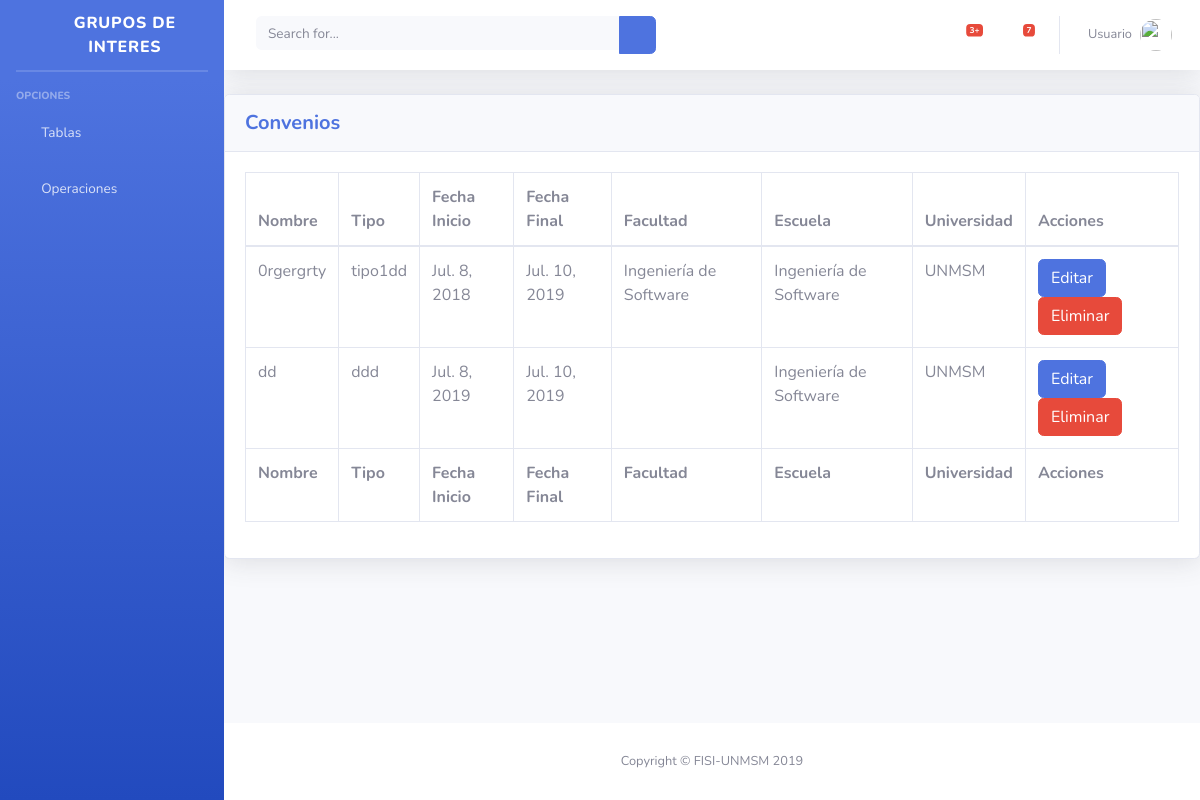
The page /convenios/consultar on the database its author committed.
### Grupos_Int/models.py (models this page shows, shortened)
class Convenio (models.Model):
    escuela = models.ForeignKey(
        Escuela, null=False, blank=False, on_delete=models.CASCADE)
    institucion = models.ForeignKey(
        Institucion, null=False, blank=False, on_delete=models.CASCADE)
    nombre = models.CharField(max_length=100)
    tipo = models.CharField(max_length=50)
    fechaInicio = models.DateField()
    fechaFin = models.DateField()

class Escuela(models.Model):
    facultad = models.ForeignKey(
        Facultad, null=False, blank=False, on_delete=models.CASCADE)
    nombre = models.CharField(max_length=100)
    def __str__(self):
        return "{0}".format(self.nombre)

class Facultad (models.Model):
    universidad = models.ForeignKey(
        Universidad, null=False, blank=False, on_delete=models.CASCADE)
    nombre = models.CharField(max_length=100)
    def __str__(self):
        return "{0}".format(self.nombre)

class Universidad (models.Model):
    nombre = models.CharField(max_length=100)
    def __str__(self):
        return "{0}".format(self.nombre)

### Grupos_Int/views.py (the view)
# urls.py: path('convenios/consultar', ConvenioList.as_view(), name='convenios'),
class ConvenioList (ListView):
    model = Convenio
    template_name = 'convenios_List.html'

### Templates/convenios_List.html (shortened to what this page needs)
{% extends "Convenio_base.html" %}
{% load staticfiles %}
{%block opciones%}
<li class="nav-item">
    <a class="nav-link collapsed" href="#" data-toggle="collapse" data-target="#collapseInstBase" aria-expanded="true"
        aria-controls="collapseInstBase">
        <i class="fas fa-fw fa-cog"></i>
        <span>Operaciones</span>
    </a>
</li>
{%endblock%}
{% block content %}
<div class="card shadow mb-4">
    <div class="card-header py-3">
        <h5 class="m-0 font-weight-bold text-primary">Convenios</h5>
    </div>
    <div class="card-body">
        <div class="table-responsive">
            <table class="table table-bordered" id="dataTable" width="100%" cellspacing="0">
                <thead>
                    <tr>
                        <th>Nombre</th>
                        <th>Tipo</th>
                        <th>Fecha Inicio</th>
                        <th>Fecha Final</th>
                        <th>Facultad</th>
                        <th>Escuela</th>
                        <th>Universidad</th>
                        <th>Acciones</th>
                    </tr>
                </thead>
                <tfoot>
                    <tr>
                        <th>Nombre</th>
                        <th>Tipo</th>
                        <th>Fecha Inicio</th>
                        <th>Fecha Final</th>
                        <th>Facultad</th>
                        <th>Escuela</th>
                        <th>Universidad</th>
                        <th>Acciones</th>
                    </tr>
                </tfoot>
                <tbody>
                    {% if object_list %}
                    {% for Convenio in object_list %}
                    <tr>
                        <td>{{Convenio.nombre}}</td>
                        <td>{{Convenio.tipo}}</td>
                        <td>{{Convenio.fechaInicio}}</td>
                        <td>{{Convenio.fechaFin}}</td>
                        <td>{{Convenio.escuela}}</td>
                        <td>{{Convenio.escuela.facultad}}</td>
                        <td>{{Convenio.escuela.facultad.universidad}}</td>
                        <td>
                            <a class="btn btn-primary" href="{% url 'Conv_edit' Convenio.id %}">Editar</a>
                            <a class="btn btn-danger" href="{% url 'Conv_delete' Convenio.id %}">Eliminar</a>
                        </td>
                        {% endfor %}
                        {%else %}
                        <h1>No hay registros </h1>
                        {% endif %}
                    </tr>
                </tbody>
            </table>
        </div>
    </div>
</div>
{% endblock%}

### Templates/Convenio_base.html (shortened to what this page needs)
{% extends "index.html" %}
{% load staticfiles %}

### Templates/index.html (shortened to what this page needs)
{% load staticfiles i18n %}
<!DOCTYPE html>
<html lang="en">
<head>
  {% block css %}
  <link href="{% static 'vendor/fontawesome-free/css/all.min.css' %}" rel="stylesheet" type="text/css">
  <link href="{% static 'css/sb-admin-2.min.css' %}" rel="stylesheet">
  {% endblock %}
</head>
<body id="page-top">
  <div id="wrapper">
    <ul class="navbar-nav bg-gradient-primary sidebar sidebar-dark accordion" id="accordionSidebar">
      <a class="sidebar-brand d-flex align-items-center justify-content-center" href="{% url 'principal' %}">
        <div class="sidebar-brand-icon rotate-n-15">
          <i class="fas fa-briefcase"></i>
        </div>
        <div class="sidebar-brand-text mx-3"> Grupos de Interes</div>
      </a>
      <hr class="sidebar-divider my-0">
      <hr class="sidebar-divider">
      <div class="sidebar-heading">
        Opciones
      </div>
      <li class="nav-item">
        <a class="nav-link collapsed" href="#" data-toggle="collapse" data-target="#collapseIndex" aria-expanded="true"
          aria-controls="collapseIndex">
          <i class="fas fa-fw fa-archive"></i>
          <span>Tablas</span>
        </a>
      </li>
      {% block opciones%}
      {% endblock %}
    </ul>
    <div id="content-wrapper" class="d-flex flex-column">
      <div id="content">
        <nav class="navbar navbar-expand navbar-light bg-white topbar mb-4 static-top shadow">
          <form class="d-none d-sm-inline-block form-inline mr-auto ml-md-3 my-2 my-md-0 mw-100 navbar-search">
            <div class="input-group">
              <input type="text" class="form-control bg-light border-0 small" placeholder="Search for..."
                aria-label="Search" aria-describedby="basic-addon2">
              <div class="input-group-append">
                <button class="btn btn-primary" type="button">
                  <i class="fas fa-search fa-sm"></i>
                </button>
              </div>
            </div>
          </form>
          <ul class="navbar-nav ml-auto">
            <li class="nav-item dropdown no-arrow mx-1">
              <a class="nav-link dropdown-toggle" href="#" id="alertsDropdown" role="button" data-toggle="dropdown"
                aria-haspopup="true" aria-expanded="false">
                <i class="fas fa-bell fa-fw"></i>
                <span class="badge badge-danger badge-counter">3+</span>
              </a>
            </li>
            <li class="nav-item dropdown no-arrow mx-1">
              <a class="nav-link dropdown-toggle" href="#" id="messagesDropdown" role="button" data-toggle="dropdown"
                aria-haspopup="true" aria-expanded="false">
                <i class="fas fa-envelope fa-fw"></i>
                <span class="badge badge-danger badge-counter">7</span>
              </a>
            </li>
            <li class="nav-item dropdown no-arrow">
              <a class="nav-link dropdown-toggle" href="#" id="userDropdown" role="button" data-toggle="dropdown"
                aria-haspopup="true" aria-expanded="false">
                <span class="mr-2 d-none d-lg-inline text-gray-600 small">Usuario</span>
                <img class="img-profile rounded-circle" width="60px"
                  src="https://cdn2.iconfinder.com/data/icons/gaming-and-beyond-part-2-1/80/User_gray-512.png">
              </a>
            </li>
          </ul>
        </nav>
        {% block content %}
        {% endblock%}
      </div>
      <footer class="sticky-footer bg-white">
        <div class="container my-auto">
          <div class="copyright text-center my-auto">
            <span>Copyright &copy; FISI-UNMSM 2019</span>
          </div>
        </div>
      </footer>
    </div>
  </div>
</body>
</html>

### rows shown on the page
Convenio: nombre "0rgergrty", tipo "tipo1dd", fechaInicio "Jul. 8, 2018", fechaFin "Jul. 10, 2019", escuela "Ingeniería de Software", escuela.facultad "Ingeniería de Software", escuela.facultad.universidad "UNMSM"
Convenio: nombre "dd", tipo "ddd", fechaInicio "Jul. 8, 2019", fechaFin "Jul. 10, 2019", escuela.facultad "Ingeniería de Software", escuela.facultad.universidad "UNMSM"
